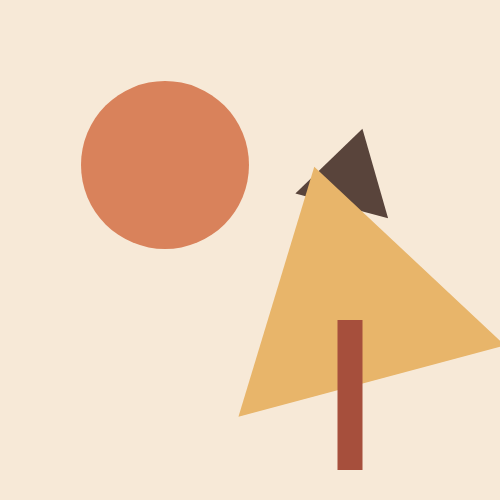
Frame 1 (no input)
Frame 60 (no input): identical to frame 1, image omitted
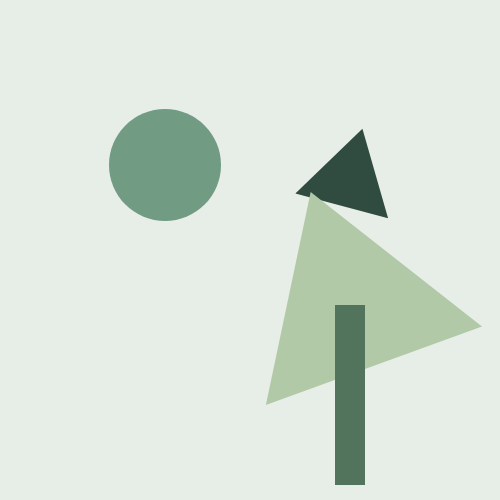
Frame 120 (the mouse pressed at the canvas centre since frame 60)

The p5.js sketch that drew these frames (run headless with seeded random() and noise() and a simulated clock; from frame 60 on, the mouse is pressed at the canvas centre):

// p5.js sketch
// ── sketch.js
//homework p5.js link:
//https://editor.p5js.org/YtX/sketches/K3R0DpWjZ

//homework code：
let circleScale;
let triangle1Scale;
let triangle2Scale;
let rectangleScale;

let triangle1Angle;
let triangle2Angle;

let bgColor;
let circleColor;
let triangle1Color;
let triangle2Color;
let rectangleColor;

let palettes = [
  ["#E8EFF5", "#547A9C", "#243B53", "#91B8D0", "#36566F"],
  ["#F7E9D7", "#D9825B", "#59443B", "#E8B56A", "#A64F3C"],
  ["#F0ECF8", "#8172B3", "#3D355B", "#B6A4D8", "#66518E"],
  ["#E7EEE7", "#729B83", "#304C40", "#B2C9A8", "#52745D"],
  ["#F7E8EC", "#D58A9B", "#633B52", "#E9B8C5", "#9C526C"],
  ["#E4F1F2", "#5B9EA6", "#254B59", "#9BC9C9", "#397583"],
  ["#F8F0D8", "#D5A84B", "#5C4A32", "#E9CD7D", "#9A7137"],
  ["#F6E8E1", "#D88972", "#3C536B", "#91B4CA", "#A95E50"]
];

function setup() {
  createCanvas(500, 500);
  angleMode(DEGREES);

  randomizeDesign();
}

function draw() {
  background(bgColor);

  // 圆
  push();
  translate(165, 165);
  scale(circleScale);

  noStroke();
  fill(circleColor);
  circle(0, 0, 140);

  pop();

  // 小三角形
  push();
  translate(350, 175);
  rotate(triangle1Angle);
  scale(triangle1Scale);

  noStroke();
  fill(triangle1Color);

  triangle(
    -60, 40,
    60, 40,
    0, -60
  );

  pop();

  // 大三角形
  push();
  translate(350, 300);
  rotate(triangle2Angle);
  scale(triangle2Scale);

  noStroke();
  fill(triangle2Color);

  triangle(
    -115, 70,
    115, 70,
    0, -115
  );

  pop();

  // 长方形
  push();
  translate(350, 395);
  scale(rectangleScale);

  noStroke();
  fill(rectangleColor);
  rectMode(CENTER);
  rect(0, 0, 25, 150);

  pop();
}

function mousePressed() {
  if (
    mouseX > 50 && mouseX < 450 &&
    mouseY > 50 && mouseY < 450
  ) {
    randomizeDesign();
  }
}

function randomizeDesign() {
  circleScale = random([0.8, 1, 1.2]);
  triangle1Scale = random([0.8, 1, 1.2]);
  triangle2Scale = random([0.8, 1, 1.2]);
  rectangleScale = random([0.8, 1, 1.2]);

  triangle1Angle = random([-20, -15, -10, 10, 15, 20]);
  triangle2Angle = random([-20, -15, -10, 10, 15, 20]);

  let palette = random(palettes);

  bgColor = palette[0];
  circleColor = palette[1];
  triangle1Color = palette[2];
  triangle2Color = palette[3];
  rectangleColor = palette[4];
}
